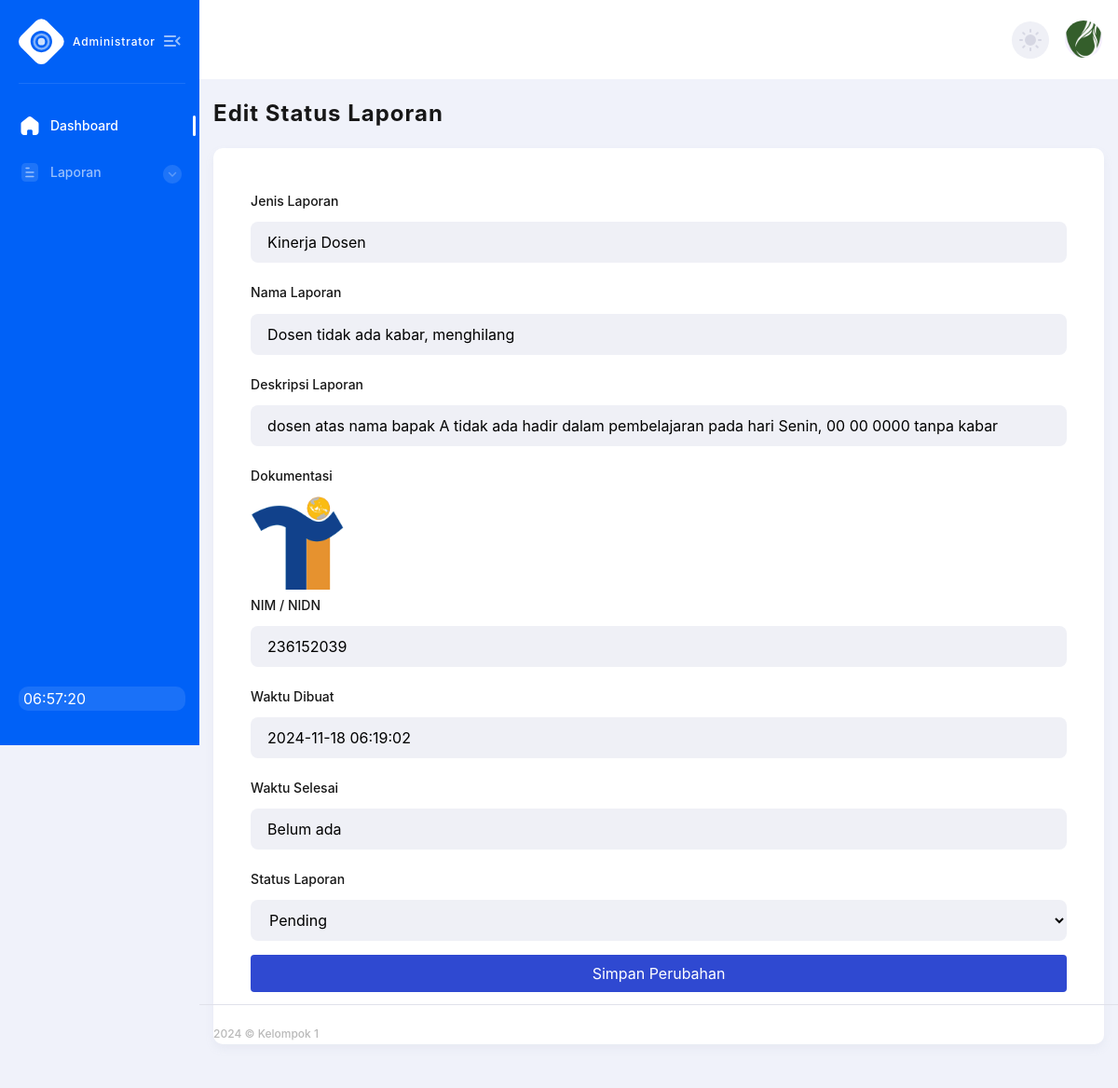
The page /page_admin/admin-edit-laporan.php?id_laporan=62 (signed in) on the database its author committed.
### tables this page shows
CREATE TABLE IF NOT EXISTS `laporan` (
  `id_laporan` int NOT NULL AUTO_INCREMENT,
  `jenis_laporan` varchar(50) NOT NULL,
  `nama_laporan` varchar(100) NOT NULL,
  `deskripsi_laporan` text,
  `dokumentasi` varchar(255) DEFAULT NULL,
  `nim` varchar(50) DEFAULT NULL,
  `nidn` varchar(50) DEFAULT NULL,
  `tipe_pengguna` enum('mahasiswa','dosen') NOT NULL,
  `status` enum('pending','on progress','done') NOT NULL DEFAULT 'pending',
  `tanggal_dibuat` timestamp NULL DEFAULT CURRENT_TIMESTAMP,
  `tanggal_selesai` timestamp NULL DEFAULT NULL,
  PRIMARY KEY (`id_laporan`)
);

### page_admin/admin-edit-laporan.php (the view, shortened to what this page needs)
<?php
include '../connection/koneksi.php';
$id_laporan = $_GET['id_laporan'];
$query = "SELECT * FROM laporan WHERE id_laporan = '$id_laporan'";
$result = mysqli_query($koneksi, $query);
if (mysqli_num_rows($result) > 0) {
    $row = mysqli_fetch_assoc($result);
} else {
    echo "Data laporan tidak ditemukan!";
    exit;
}
?>
<!DOCTYPE html>
<html lang="en">
<head>
  <link rel="stylesheet" href="../css/style.min.css">
</head>
<body>
<div class="page-flex">
  <aside class="sidebar">
    <div class="sidebar-start">
        <div class="sidebar-head">
            <a href="/" class="logo-wrapper" title="Home">
                <span class="icon logo" aria-hidden="true"></span>
                <div class="logo-text">
                    <span class="logo-subtitle">Administrator</span>
                </div>
            </a>
            <button class="sidebar-toggle transparent-btn" title="Menu" type="button">
                <span class="icon menu-toggle" aria-hidden="true"></span>
            </button>
        </div>
        <div class="sidebar-body">
            <ul class="sidebar-body-menu">
                <li>
                    <a class="active" href="../page_admin"><span class="icon home" aria-hidden="true"></span>Dashboard</a>
                </li>
                <li>
                    <a class="show-cat-btn" href="##">
                        <span class="icon document" aria-hidden="true"></span>Laporan
                        <span class="category__btn transparent-btn" title="Open list">
                            <span class="icon arrow-down" aria-hidden="true"></span>
                        </span>
                    </a>
                    <ul class="cat-sub-menu">
                        <li>
                        </li>
                    </ul>
                </li>
            </ul>
        </div>
    </div>
    <div class="sidebar-footer">
        <a href="##" class="sidebar-user">
            <div class="sidebar-user-info">
            <span id="realtime-clock" class="sidebar-user__clock" style="color: #ffffff"></span>
        </div>
        </a>
    </div>
</aside>
  <div class="main-wrapper">
    <?php
  include'admin-navbar.php';
  ?>
    <main class="main users chart-page" id="skip-target">
      <div class="container">
      <h2 class="main-title">Edit Status Laporan</h2>
        <form class="sign-up-form form" action="../actionadmin/admin-proses-edit-laporan.php" method="POST">
            <label class="form-label-wrapper">
                <p class="form-label">Jenis Laporan</p>
                <input class="form-input" type="text" name="jenis_laporan" value="<?php echo htmlspecialchars($row['jenis_laporan']); ?>" readonly>
            </label>
            <label class="form-label-wrapper">
                <p class="form-label">Nama Laporan</p>
                <input class="form-input" type="text" name="nama_laporan" value="<?php echo htmlspecialchars($row['nama_laporan']); ?>" readonly>
            </label>
            <label class="form-label-wrapper">
                <p class="form-label">Deskripsi Laporan</p>
                <input class="form-input" type="text" name="deskripsi_laporan" value="<?php echo htmlspecialchars($row['deskripsi_laporan']); ?>" readonly>
            </label>
            <label class="form-label-wrapper">
                <p class="form-label">Dokumentasi</p>
                <?php
                $dokumentasi = htmlspecialchars($row['dokumentasi']);
                $file_extension = pathinfo($dokumentasi, PATHINFO_EXTENSION);
                if (in_array($file_extension, ['jpg', 'jpeg', 'png', 'gif'])) {
                    echo '<img src="../doc_laporan/' . $dokumentasi . '" alt="Preview Dokumentasi" style="width: 100px; height: 100px;">';
                }
                ?>
            </label>
            <label class="form-label-wrapper">
                <p class="form-label">NIM / NIDN</p>
                <input class="form-input" type="text" value="<?php echo htmlspecialchars($row['nim'] ?: $row['nidn']); ?>" readonly>
            </label>
            <label class="form-label-wrapper">
                <p class="form-label">Waktu Dibuat</p>
                <input class="form-input" type="text" value="<?php echo isset($row['tanggal_dibuat']) ? htmlspecialchars($row['tanggal_dibuat']) : 'Belum ada data'; ?>" readonly>
            </label>
            <label class="form-label-wrapper">
                <p class="form-label">Waktu Selesai</p>
                <input class="form-input" type="text" value="<?php echo isset($row['tanggal_selesai']) ? htmlspecialchars($row['tanggal_selesai']) : 'Belum ada '; ?>" readonly>
            </label>
            <label class="form-label-wrapper">
                <p class="form-label">Status Laporan</p>
                <select class="form-input" name="status" required>
                    <option value="Pending" <?php if ($row['status'] == 'Pending') echo 'selected'; ?>>Pending</option>
                </select>
            </label>
            <button class="form-btn primary-default-btn transparent-btn" type="submit">Simpan Perubahan</button>
        </form>
      </div>
    </main>
    <footer class="footer">
  <div class="container footer--flex">
    <div class="footer-start">
      <p>2024 © Kelompok 1</p>
    </div>
  </div>
</footer>
  </div>
</div>
</body>
</html>

### rows shown on the page
laporan: jenis_laporan "Kinerja Dosen", nama_laporan "Dosen tidak ada kabar, menghilang", deskripsi_laporan "dosen atas nama bapak A tidak ada hadir dalam pembelajaran pada hari Senin, 00 00 0000 tanpa kabar", dokumentasi (picture), nim "236152039", tanggal_dibuat "2024-11-18 06:19:02", tanggal_selesai "Belum ada"
